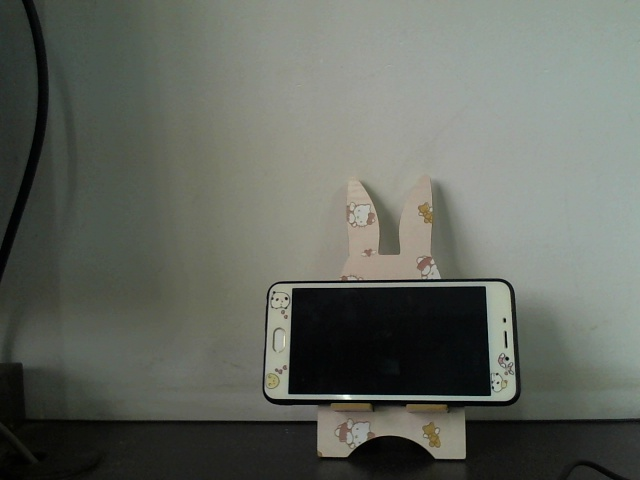
#> input picture image_collection/yuchuli/right.jpg, 640 x 480 px
$ python huiduhua.py
#> lines starting #> are read from the running program, lines starting #| are printed output that depends on the picture; after the words box and inside, x2 and y2 are one past the last pixel; in counts of white or black regions, pixels touching at a corner belong together

import cv2
from matplotlib import pyplot as plt
im = cv2.imread('image_collection/yuchuli/right.jpg')
#> im is the input picture: shape (480, 640, 3); mean B, G, R 95.3, 103.3, 99.2
im_gray = cv2.cvtColor(im, cv2.COLOR_BGR2GRAY)
im_at_mean = cv2.adaptiveThreshold(im_gray, 255, cv2.ADAPTIVE_THRESH_MEAN_C, cv2.THRESH_BINARY, 5, 7)
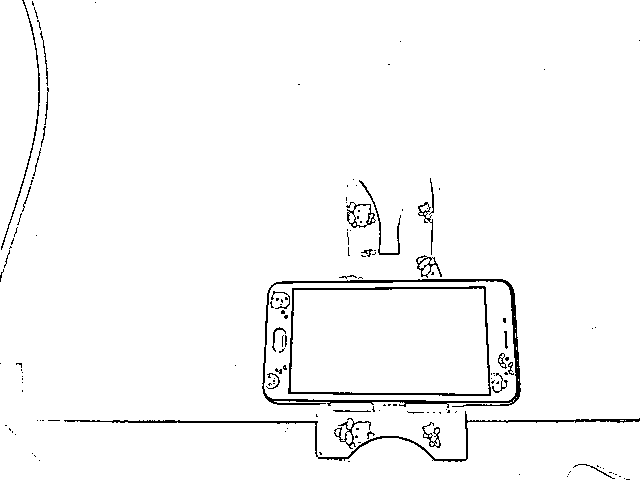
#> im_at_mean: shape (480, 640); 97.4% white; black in thin lines or dots
im_at_mean2 = cv2.adaptiveThreshold(im_gray, 255, cv2.ADAPTIVE_THRESH_MEAN_C, cv2.THRESH_BINARY, 5, 10)
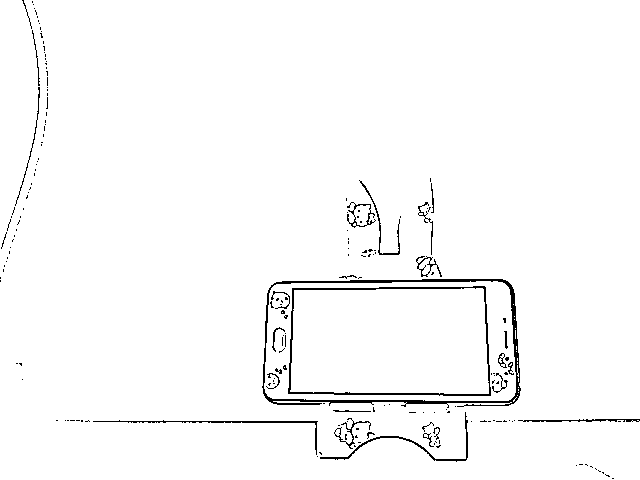
#> im_at_mean2: shape (480, 640); 97.9% white; black in thin lines or dots
retval,im_at_fixed = cv2.threshold(im_gray, 50, 255, cv2.THRESH_BINARY)
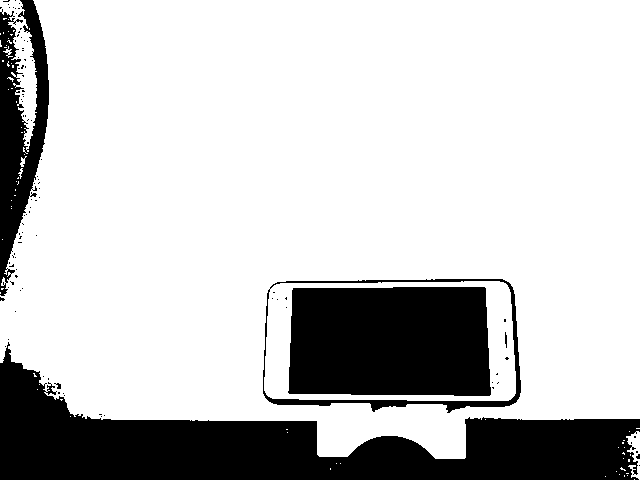
#> im_at_fixed: shape (480, 640); 77.8% white; 101 black regions (95 under 20 px), largest, box (x1, y1, x2, y2) and area: (0, 342, 640, 480) 36793, (288, 287, 491, 396) 21219, (0, 0, 49, 296) 7476, (263, 279, 521, 413) 2497, (505, 332, 507, 348) 25, (54, 383, 61, 389) 23
plt.subplot(2, 2, 1),plt.imshow(im_gray,'gray')
plt.subplot(2, 2, 2),plt.imshow(im_at_mean,'gray')
plt.subplot(2, 2, 3),plt.imshow(im_at_mean2,'gray')
plt.subplot(2, 2, 4),plt.imshow(im_at_fixed,'gray')
plt.show()
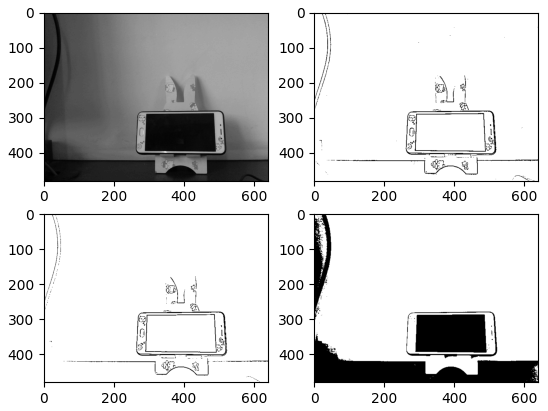
#> figure drawn by matplotlib, 4 panels

$ run again, with image_collection/yuchuli/left.jpg copied over image_collection/yuchuli/right.jpg
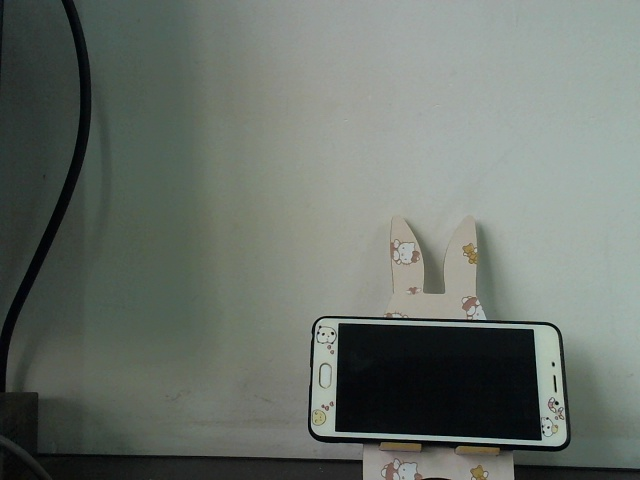
#> input picture image_collection/yuchuli/left.jpg, 640 x 480 px
#> im is the input picture: shape (480, 640, 3); mean B, G, R 106.6, 113.6, 106.2
#> `im_at_mean = cv2.adaptiveThreshold(im_gray, 255, cv2.ADAPTIVE_THRESH_M..`:
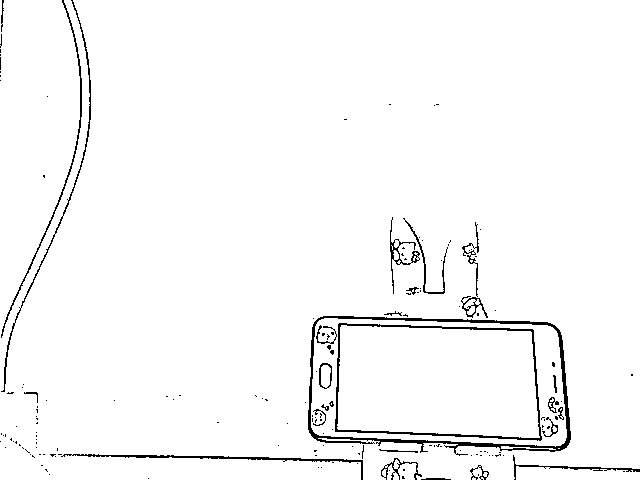
#> im_at_mean: shape (480, 640); 97.3% white; black in thin lines or dots
#> im_at_mean2: shape (480, 640); 97.6% white; black in thin lines or dots
#> im_at_fixed: shape (480, 640); 84.2% white; 154 black regions (143 under 20 px), largest, box (x1, y1, x2, y2) and area: (335, 323, 542, 440) 21870, (0, 0, 363, 480) 16647, (0, 0, 43, 170) 3575
#> `plt.show()`:
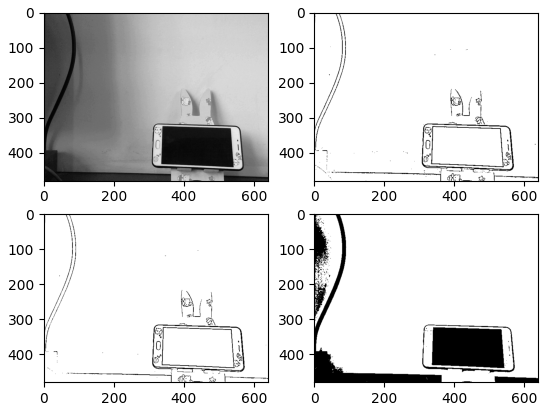
#> figure drawn by matplotlib, 4 panels

$ run again, with image_collection/yuchuli/left_gaosi.png saved as image_collection/yuchuli/right.jpg
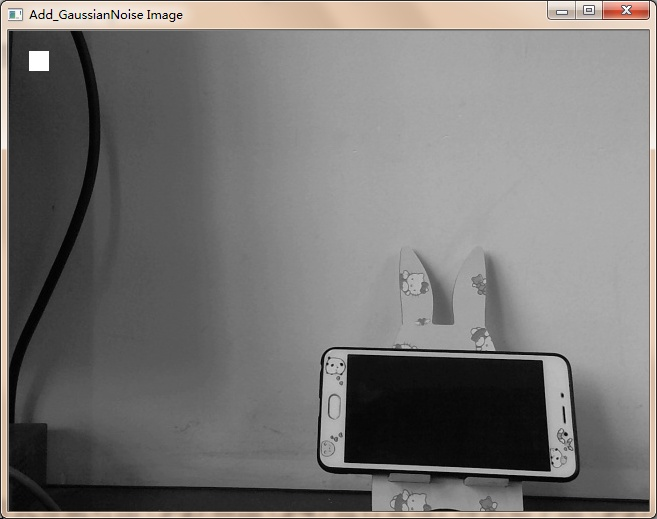
#> input picture image_collection/yuchuli/left_gaosi.png, 657 x 519 px
#> im is the input picture: shape (519, 657, 3); mean B, G, R 116.1, 117.7, 119.7
#> `im_at_mean = cv2.adaptiveThreshold(im_gray, 255, cv2.ADAPTIVE_THRESH_M..`:
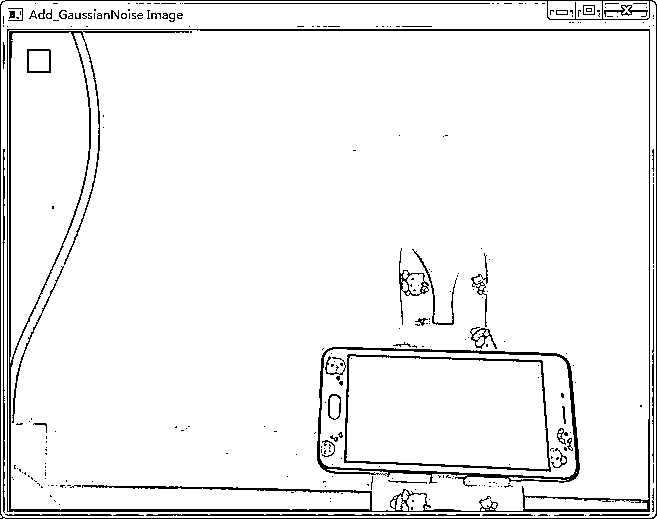
#> im_at_mean: shape (519, 657); 94.3% white; black in thin lines or dots
#> im_at_mean2: shape (519, 657); 95.2% white; black in thin lines or dots
#> `retval,im_at_fixed = cv2.threshold(im_gray, 50, 255, cv2.THRESH_BINARY)`:
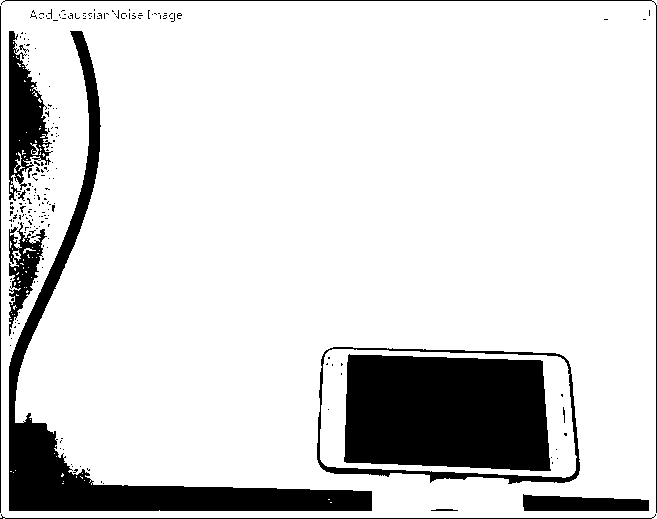
#> im_at_fixed: shape (519, 657); 85% white; 218 black regions (205 under 20 px), largest, box (x1, y1, x2, y2) and area: (344, 354, 551, 471) 21871, (9, 31, 372, 511) 16649, (9, 31, 53, 201) 3577

$ run again, with image_collection/yuchuli/left_jiaoyan.png saved as image_collection/yuchuli/right.jpg
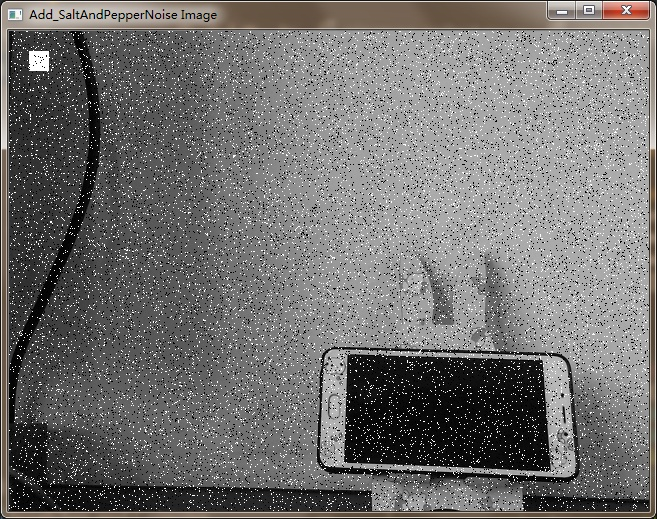
#> input picture image_collection/yuchuli/left_jiaoyan.png, 657 x 519 px
#> im is the input picture: shape (519, 657, 3); mean B, G, R 111.9, 112.9, 114.2
#> `im_at_mean = cv2.adaptiveThreshold(im_gray, 255, cv2.ADAPTIVE_THRESH_M..`:
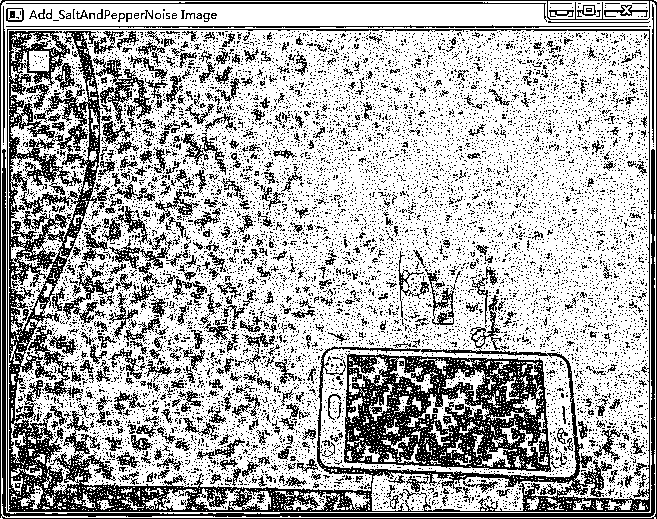
#> im_at_mean: shape (519, 657); 68.8% white; black in thin lines or dots
#> im_at_mean2: shape (519, 657); 76.4% white; black in thin lines or dots
#> im_at_fixed: shape (519, 657); 81.7% white; 10056 black regions (10038 under 20 px), largest, box (x1, y1, x2, y2) and area: (344, 354, 551, 472) 20884, (9, 31, 385, 512) 16002, (9, 31, 53, 201) 3510
#> `plt.show()`:
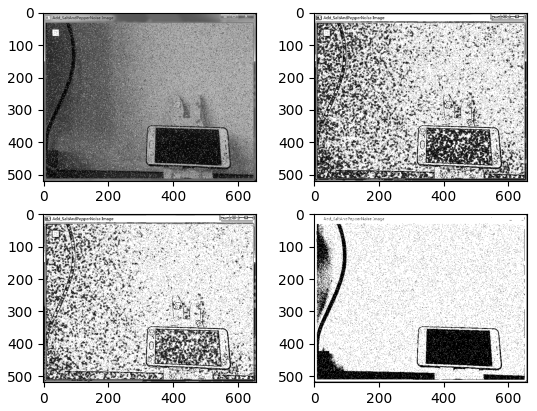
#> figure drawn by matplotlib, 4 panels
